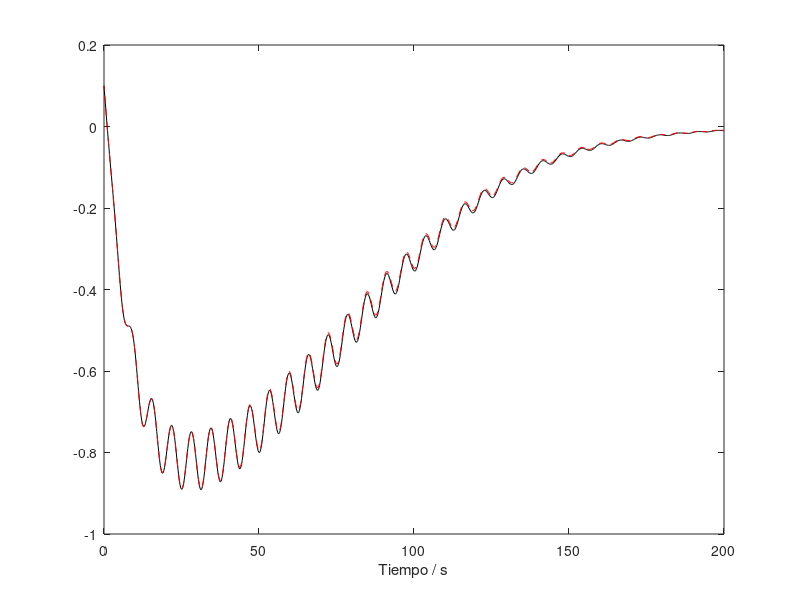
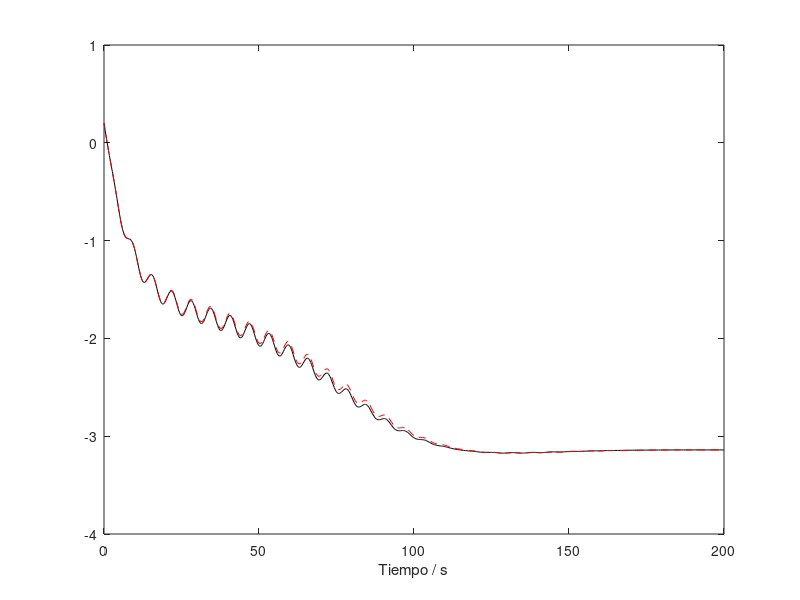
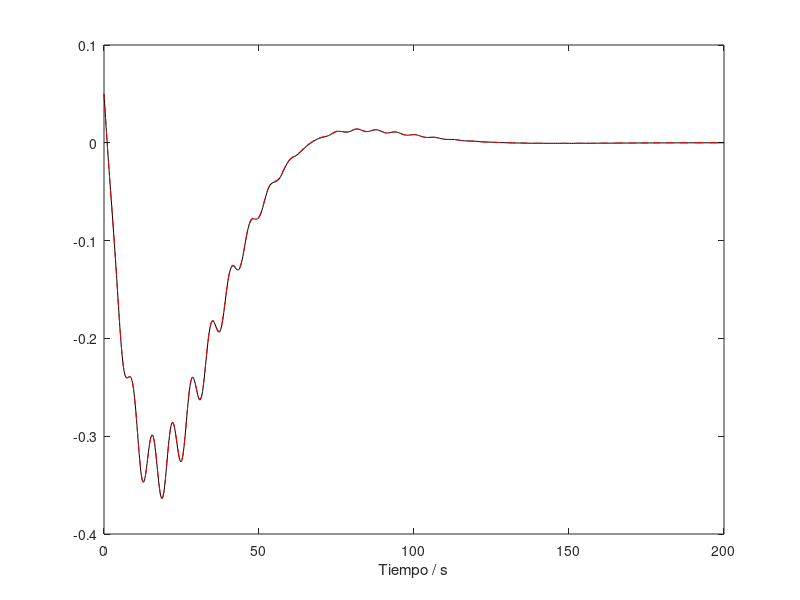
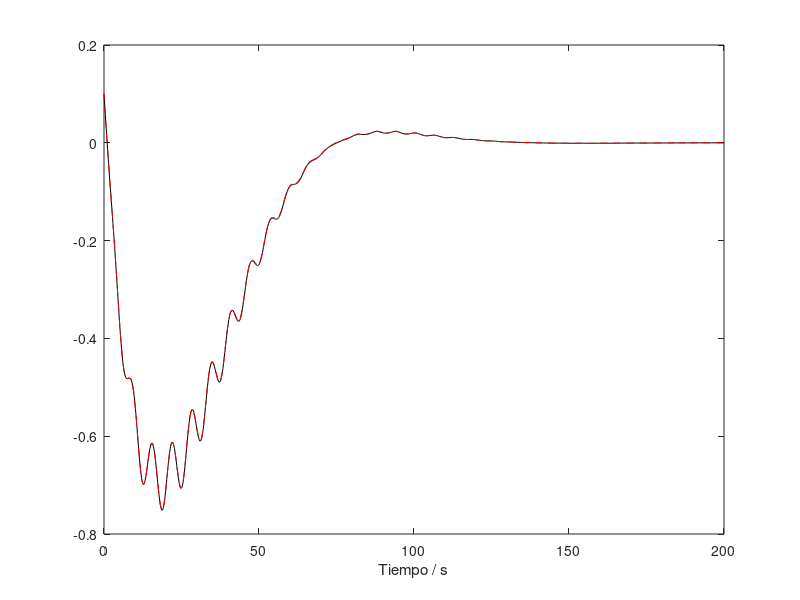

The MATLAB script that drew these images, in order:
# Instrucciones:
# 1) PuntoBn representa cada tipo de funcion, dependiendo de los valores de Beta,
# Epsilon y Omega elegidos. Elegir la funcion deseada.
# 2) Cada PuntoBn tiene una serie de condiciones iniciales que se le puede 
# asignar. Las condiciones fueron separadas y agrupadas con distintos PuntoBn 
# segun el enunciado. Es decir que se puede usar cualquier condicion inicial con 
# cualquiera de las funciones.

# w = 0.05
PuntoB1 = @(t,y) [y(2); -0.1*y(2) + (0.05^2 - 0.1*cos(t))*sin(y(1))];
# B1 condiciones iniciales
y = [0.1 -0.1];

# w = 0.01
PuntoB2 = @(t,y) [y(2); -0.1*y(2) + (0.01^2 - 0.1*cos(t))*sin(y(1))];
# B2 condiciones iniciales
y2 = [0.2 -0.2];
y3 = [0.05 -0.05];
y4 = y;

# w = 0.1
PuntoB3 = @(t,y) [y(2); -0.1*y(2) + (0.1^2 - 0.1*cos(t))*sin(y(1))];
# B3 condiciones iniciales
y5 = y;
y6 = [0.01 -0.01];

T = [0 200];
ciniciales = [0.1, -0.1;
              0.2, -0.2;
              0.05, -0.05;
              0.1, -0.1;
              0.1, -0.1;
              0.01, -0.01;
              ];
nombres = ["b1"; "b2"; "b3"; "b4"; "b5"; "b6"];
extension = ".png";

#########################RESULTADOS##################################

# b1
[vt, vy] = ode23(PuntoB1, T, ciniciales(1, :));
[vt1, vy1] = ode45(PuntoB1, T, ciniciales(1, :));
plot(vt,vy(:,1),'-k');
hold on
plot(vt1,vy1(:,1),'--r');
xlabel('Tiempo / s');
print(strcat(nombres(1,:), extension));
hold off

# b2 - b4
for i = 2:4
    [vt, vy] = ode23(PuntoB2, T, ciniciales(i, :));
    [vt1, vy1] = ode45(PuntoB2, T, ciniciales(i, :));
    plot(vt,vy(:,1),'-k');
    hold on
    plot(vt1,vy1(:,1),'--r');
    xlabel('Tiempo / s');
    print(strcat(nombres(i,:), extension));
    hold off
endfor

# b5 - b6
for i = 5:6
    [vt, vy] = ode23(PuntoB3, T, ciniciales(i, :));
    [vt1, vy1] = ode45(PuntoB3, T, ciniciales(i, :));
    plot(vt,vy(:,1),'-k');
    hold on
    plot(vt1,vy1(:,1),'--r');
    xlabel('Tiempo / s');
    print(strcat(nombres(i,:), extension));
    hold off
endfor
